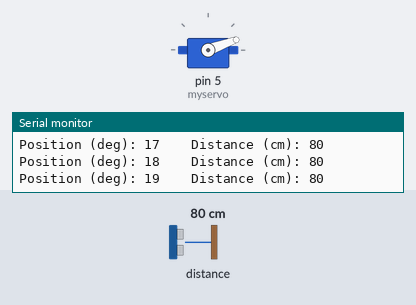
A sketch run on a simulated Arduino Uno, built with avr-gcc and run on an emulated ATmega328P. Parts: servo, the last lines printed to the serial monitor. Wiring (inferred from the names in the program): LIDAR-Lite range finder at I2C address 0x62. The inputs (shaded band) are chosen by the test bench; at power-on: distance to the obstacle 80 cm.

Above: at 1.23 s.
1.3 s: distance to the obstacle set to 120 cm
At 2.47 s:
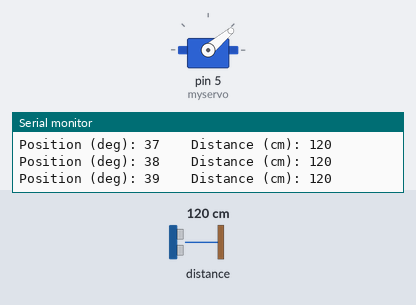
4.3 s: distance to the obstacle set to 2 cm
At 4.43 s:
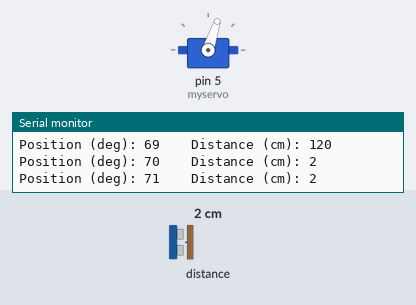
Timing chart, 0 to 19.3 s (numbered marks = the images above; inputs shaded):
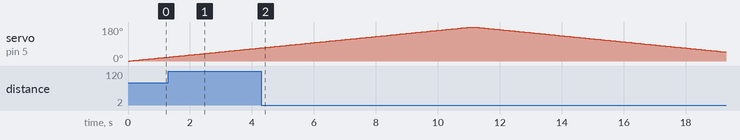

The sketch:

Lynxmotion_BotBoarduino_LIDAR_Lite_Sweep_Scan.ino
```cpp
#include <Wire.h>

#define    LIDARLite_ADDRESS   0x62          // Default I2C Address of LIDAR-Lite.
#define    RegisterMeasure     0x00          // Register to write to initiate ranging.
#define    MeasureValue        0x04          // Value to initiate ranging.
#define    RegisterHighLowB    0x8f          // Register to get both High and Low bytes in 1 call.

#include <Servo.h>

Servo myservo;

int pos = 0;         // Position of the servo (degress, [0, 180])
int distance = 0;    // Distance measured

void setup()
{
  // Serial output
  Serial.begin(9600);
  Serial.println("< START >");

  // Servo control
  myservo.attach(5);

  // LIDAR control
  Wire.begin(); // join i2c bus
}

// Get a measurement from the LIDAR Lite
int lidarGetRange(void)
{
  int val = -1;

  Wire.beginTransmission((int)LIDARLite_ADDRESS); // transmit to LIDAR-Lite
  Wire.write((int)RegisterMeasure); // sets register pointer to  (0x00)
  Wire.write((int)MeasureValue); // sets register pointer to  (0x00)
  Wire.endTransmission(); // stop transmitting

  delay(20); // Wait 20ms for transmit

  Wire.beginTransmission((int)LIDARLite_ADDRESS); // transmit to LIDAR-Lite
  Wire.write((int)RegisterHighLowB); // sets register pointer to (0x8f)
  Wire.endTransmission(); // stop transmitting

  delay(20); // Wait 20ms for transmit

  Wire.requestFrom((int)LIDARLite_ADDRESS, 2); // request 2 bytes from LIDAR-Lite

  if(2 <= Wire.available()) // if two bytes were received
  {
    val = Wire.read(); // receive high byte (overwrites previous reading)
    val = val << 8; // shift high byte to be high 8 bits
    val |= Wire.read(); // receive low byte as lower 8 bits
  }

  return val;
}

void serialPrintRange(int pos, int distance)
{
    Serial.print("Position (deg): ");
    Serial.print(pos);
    Serial.print("\t\tDistance (cm): ");
    Serial.println(distance);
}

void loop()
{
  for(pos = 0; pos <= 180; pos += 1)
  {
    myservo.write(pos);
    distance = lidarGetRange();
    serialPrintRange(pos, distance);
    delay(20);
  }
  for(pos = 180; pos>=0; pos-=1)
  {
    myservo.write(pos);
    distance = lidarGetRange();
    serialPrintRange(pos, distance);
    delay(20);
  }
}
```

Measured:
- by itself, servo on pin 5 (myservo): rises from 69° to 180° in 6.8 s, then falls to 48° in 8.2 s
